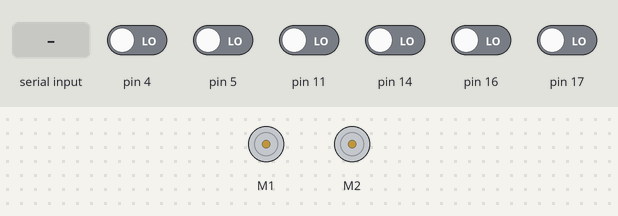
The sketch below on a simulated Arduino Uno, built with avr-gcc and run on an emulated ATmega328P. On the bench: 2 × DC motor (green arrow = forward, orange = backward, longer = faster). The inputs (shaded band) are chosen by the test bench; at power-on: pin 4, pin 5, pin 11, pin 14, pin 16, pin 17 LOW. What the sketch prints to the serial monitor is not drawn.

Above: at 5.8 s.
5.9 s: "w" received over Serial
At 6.8 s:
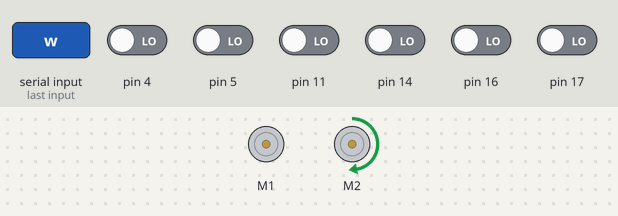
7.4 s: "d" received over Serial
At 8.1 s:
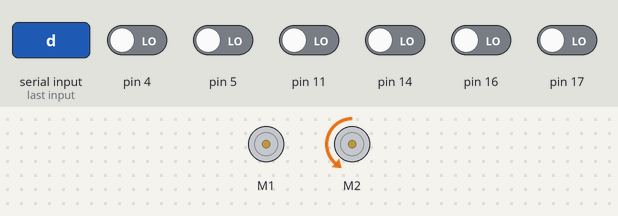
8.9 s: "s" received over Serial
At 10.1 s:
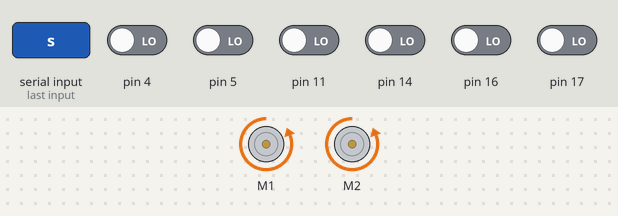
10.4 s: "a" received over Serial
At 11.5 s:
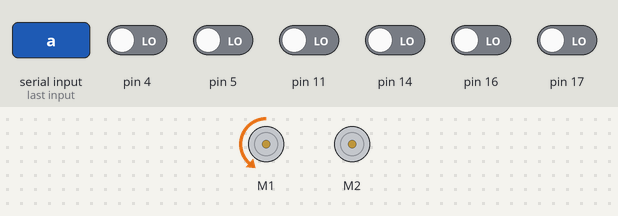
Timing chart, 0 to 12.9 s (numbered marks = the images above; inputs shaded):
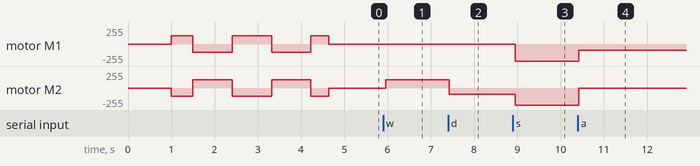

The sketch:

wasd90turn.ino
```cpp
#include <QTRSensors.h>
#include <ZumoReflectanceSensorArray.h>
#include <ZumoMotors.h>
#include <ZumoBuzzer.h>
#include <Pushbutton.h>

#define QTR_THRESHOLD 1500 // microseconds
// these might need to be tuned for different motor types
#define REVERSE_SPEED     100 // 0 is stopped, 400 is full speed
#define TURN_SPEED        100
#define FORWARD_SPEED     100
#define REVERSE_DURATION  100 // ms
#define TURN_DURATION     200 // ms

#define NUM_SENSORS 6
unsigned int sensor_values[NUM_SENSORS];

ZumoMotors motors;
Pushbutton button(ZUMO_BUTTON);
ZumoReflectanceSensorArray reflectanceSensors;

// This is the maximum speed the motors will be allowed to turn.
// (400 lets the motors go at top speed; decrease to impose a speed limit)
const int MAX_SPEED = 300;

#define TRIGGER_PIN  2  // Arduino pin tied to trigger pin on the ultrasonic sensor.
#define ECHO_PIN     6  // Arduino pin tied to echo pin on the ultrasonic sensor.
#define MAX_DISTANCE 200 // Maximum distance we want to ping for (in centimeters). Maximum sensor distance is rated at 400-500cm.

void setup()
{
  // put your setup code here, to run once:
  Serial.begin(9600);
  Serial.println("waiting...");

  // Wait 1 second and then begin automatic sensor calibration
  // by rotating in place to sweep the sensors over the line
  delay(1000);
  int i;
  for(i = 0; i < 80; i++)
  {
    if ((i > 10 && i <= 30) || (i > 50 && i <= 70))
      motors.setSpeeds(-200, 200);
    else
      motors.setSpeeds(200, -200);
    reflectanceSensors.calibrate();

    // Since our counter runs to 80, the total delay will be
    // 80*20 = 1600 ms.
    delay(20);
  }
  motors.setSpeeds(0,0);
}

void loop()
{
  unsigned int sensors[6];
  int position = reflectanceSensors.readLine(sensors);
  int error = position - 2500;
  // put your main code here, to run repeatedly:
  delay(50); // Wait 50ms between pings (about 20 pings/sec). 29ms should be the shortest delay between pings.
  if (Serial.available()>0)
  {
    char movement = (char) Serial.read();
    switch (movement)
    {
      case 'w':
      //sensors.read(sensor_values);
      //sensors.

  if (sensor_values[0] > QTR_THRESHOLD)
  {
    // if leftmost sensor detects line, reverse and turn to the right
    motors.setSpeeds(-REVERSE_SPEED, -REVERSE_SPEED);
    delay(REVERSE_DURATION);
    motors.setSpeeds(TURN_SPEED, -TURN_SPEED);
    delay(TURN_DURATION);
    motors.setSpeeds(FORWARD_SPEED, FORWARD_SPEED);
  }
  else if (sensor_values[5] > QTR_THRESHOLD)
  {
    // if rightmost sensor detects line, reverse and turn to the left
    motors.setSpeeds(-REVERSE_SPEED, -REVERSE_SPEED);
    delay(REVERSE_DURATION);
    motors.setSpeeds(-TURN_SPEED, TURN_SPEED);
    delay(TURN_DURATION);
    motors.setSpeeds(FORWARD_SPEED, FORWARD_SPEED);
  }
  else
  {
    // otherwise, go straight
    motors.setSpeeds(0, 200);
  }
      break;
      case 'd': motors.setSpeeds(0, -150); break;
      case 's': motors.setSpeeds(-400, -400);  break;
      case 'a': motors.setSpeeds(-150, 0); break;
      case ' ': motors.setSpeeds(0,0); break;
      //case 't':

    } // end switch
  } // end if something read on Serial...
}
```

Measured:
- after the input at 5.9 s, motor M2: stopped → forward 127/255 after 0.05 s
- after the input at 7.4 s, motor M2: forward 127/255 → backward 95/255 at once
- after the input at 8.9 s, motor M1: stopped → backward 255/255 after 0.05 s; motor M2: backward 95/255 → backward 255/255 after 0.05 s
- after the input at 10.4 s, motor M1: backward 255/255 → backward 95/255 at once; motor M2: backward 255/255 → stopped at once
